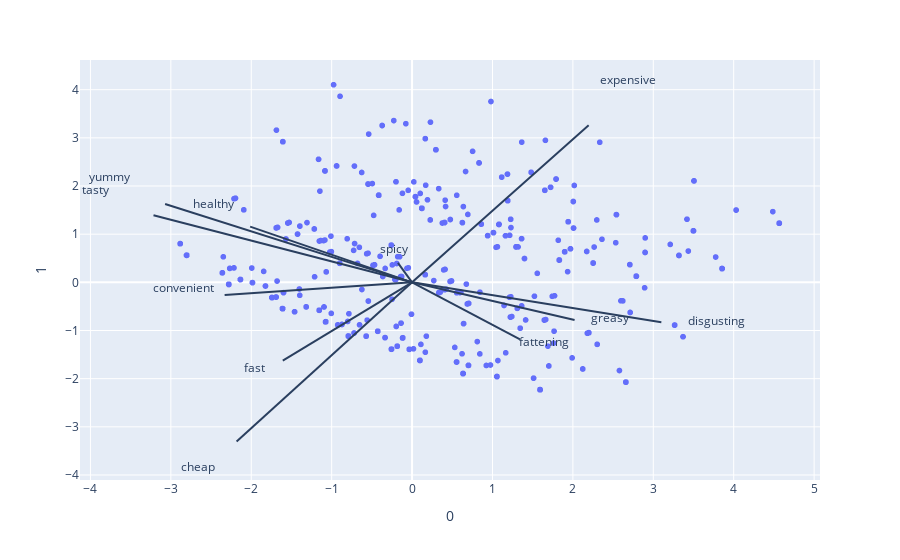

Notebook code for this chart:
### Code cell
import numpy as np
import plotly.express as px
features = ['yummy','convenient','spicy','fattening','greasy','fast','cheap','tasty','expensive','healthy','disgusting'] 
loadings = pca.components_.T * np.sqrt(pca.explained_variance_)
fig = px.scatter(x_pca, x=0, y=1)
for i, feature in enumerate(features):
    fig.add_shape(
        type='line',
        x0=0, y0=0,
        x1=loadings[i, 0]*4.5,
        y1=loadings[i, 1]*4.5
    )
    fig.add_annotation(
        x=loadings[i, 0]*5.5,
        y=loadings[i, 1]*5.5,
        ax=0, ay=0,
        xanchor="center",
        yanchor="bottom",
        text=feature,
    )
fig.show()

### Figure 1 — Plotly figure (JSON) as saved in the notebook; plotly's stock layout.template omitted (floating-point values rounded to 4 significant figures; data arrays with more than 128 entries replaced by an {"elided": "..."} marker saying what was removed)
{"data": [{"hovertemplate": "0=%{x}<br>1=%{y}<extra></extra>", "legendgroup": "", "marker": {"color": "#636efa", "symbol": "circle"}, "mode": "markers", "name": "", "showlegend": false, "type": "scattergl", "x": {"elided": "1453 float values"}, "xaxis": "x", "y": {"elided": "1453 float values"}, "yaxis": "y"}], "layout": {"annotations": [{"ax": 0, "ay": 0, "text": "yummy", "x": -3.754, "xanchor": "center", "y": 1.986, "yanchor": "bottom"}, {"ax": 0, "ay": 0, "text": "convenient", "x": -2.849, "xanchor": "center", "y": -0.3211, "yanchor": "bottom"}, {"ax": 0, "ay": 0, "text": "spicy", "x": -0.2151, "xanchor": "center", "y": 0.4919, "yanchor": "bottom"}, {"ax": 0, "ay": 0, "text": "fattening", "x": 1.641, "xanchor": "center", "y": -1.445, "yanchor": "bottom"}, {"ax": 0, "ay": 0, "text": "greasy", "x": 2.47, "xanchor": "center", "y": -0.958, "yanchor": "bottom"}, {"ax": 0, "ay": 0, "text": "fast", "x": -1.965, "xanchor": "center", "y": -1.985, "yanchor": "bottom"}, {"ax": 0, "ay": 0, "text": "cheap", "x": -2.667, "xanchor": "center", "y": -4.041, "yanchor": "bottom"}, {"ax": 0, "ay": 0, "text": "tasty", "x": -3.931, "xanchor": "center", "y": 1.702, "yanchor": "bottom"}, {"ax": 0, "ay": 0, "text": "expensive", "x": 2.684, "xanchor": "center", "y": 3.989, "yanchor": "bottom"}, {"ax": 0, "ay": 0, "text": "healthy", "x": -2.462, "xanchor": "center", "y": 1.413, "yanchor": "bottom"}, {"ax": 0, "ay": 0, "text": "disgusting", "x": 3.789, "xanchor": "center", "y": -1.011, "yanchor": "bottom"}], "legend": {"tracegroupgap": 0}, "margin": {"t": 60}, "shapes": [{"type": "line", "x0": 0, "x1": -3.072, "y0": 0, "y1": 1.625}, {"type": "line", "x0": 0, "x1": -2.331, "y0": 0, "y1": -0.2627}, {"type": "line", "x0": 0, "x1": -0.176, "y0": 0, "y1": 0.4024}, {"type": "line", "x0": 0, "x1": 1.342, "y0": 0, "y1": -1.182}, {"type": "line", "x0": 0, "x1": 2.021, "y0": 0, "y1": -0.7838}, {"type": "line", "x0": 0, "x1": -1.608, "y0": 0, "y1": -1.624}, {"type": "line", "x0": 0, "x1": -2.182, "y0": 0, "y1": -3.307}, {"type": "line", "x0": 0, "x1": -3.216, "y0": 0, "y1": 1.393}, {"type": "line", "x0": 0, "x1": 2.196, "y0": 0, "y1": 3.264}, {"type": "line", "x0": 0, "x1": -2.014, "y0": 0, "y1": 1.156}, {"type": "line", "x0": 0, "x1": 3.1, "y0": 0, "y1": -0.8274}], "xaxis": {"anchor": "y", "domain": [0, 1], "title": {"text": "0"}}, "yaxis": {"anchor": "x", "domain": [0, 1], "title": {"text": "1"}}}}
